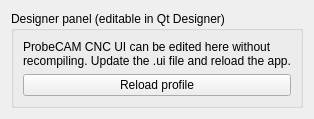
<?xml version="1.0" encoding="UTF-8"?>
<ui version="4.0">
 <class>Form</class>
 <widget class="QWidget" name="Form">
  <property name="windowTitle">
   <string>Designer Panel</string>
  </property>
  <layout class="QVBoxLayout" name="verticalLayout">
   <item>
    <widget class="QGroupBox" name="groupBox">
     <property name="title">
      <string>Designer panel (editable in Qt Designer)</string>
     </property>
     <layout class="QVBoxLayout" name="groupBoxLayout">
      <item>
       <widget class="QLabel" name="panelTitleLabel">
        <property name="text">
         <string>ProbeCAM CNC UI can be edited here without recompiling. Update the .ui file and reload the app.</string>
        </property>
        <property name="wordWrap">
         <bool>true</bool>
        </property>
       </widget>
      </item>
      <item>
       <widget class="QPushButton" name="panelButton">
        <property name="text">
         <string>Reload profile</string>
        </property>
       </widget>
      </item>
     </layout>
    </widget>
   </item>
  </layout>
 </widget>
 <resources/>
 <connections/>
</ui>
